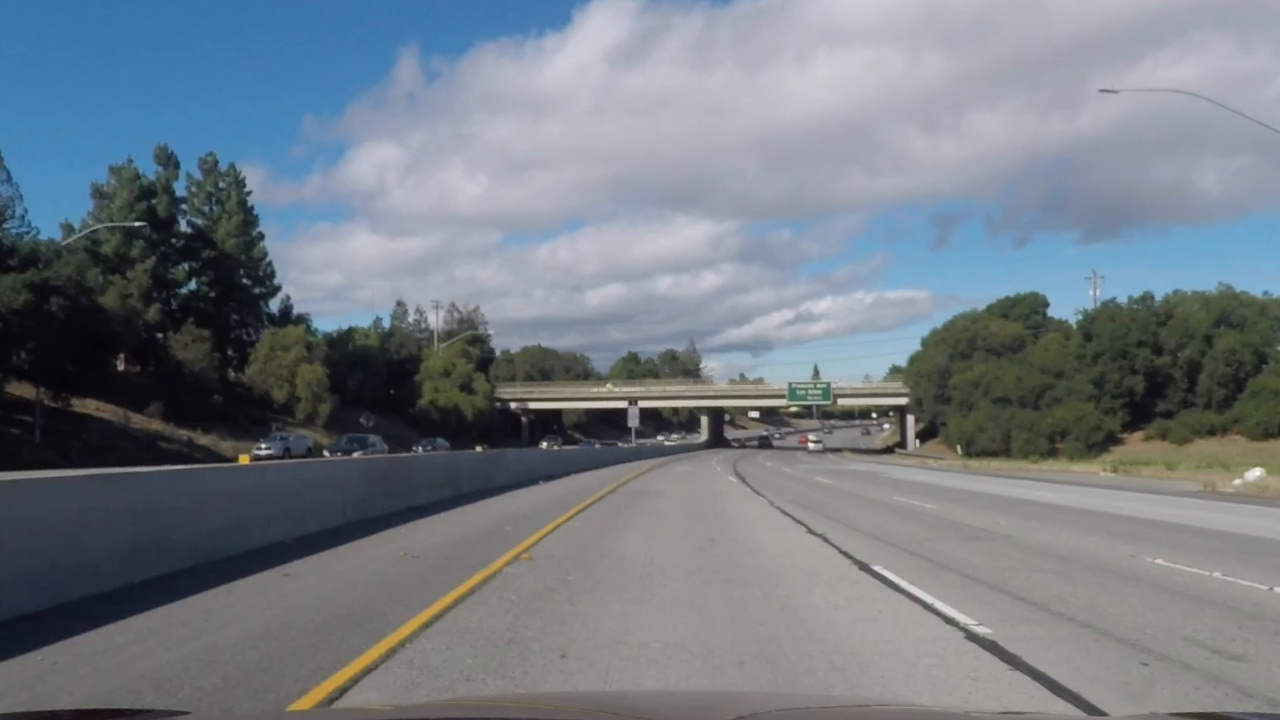
#> input picture images/frame1.jpg, 1280 x 720 px
$ python find_threshold.py ../images/frame1.jpg
#> lines starting #> are read from the running program, lines starting #| are printed output that depends on the picture; after the words box and inside, x2 and y2 are one past the last pixel; in counts of white or black regions, pixels touching at a corner belong together
#> in redrawFiles, img is the input picture: shape (720, 1280, 3); mean R, G, B 115.9, 123.8, 132.8
#importing some useful packages
import matplotlib.pyplot as plt
import matplotlib.image as mpimg
import numpy as np
import cv2
import os
import math
import sys

sys.path.append("..")
import image_utils

#reading in an image
if len(sys.argv) < 2:
    filename = 'frame1.jpg'
    if not os.path.isfile(filename):
        print("Please provide an image filename on the command line")
        sys.exit()
else:
    filename = sys.argv[1]

BRIGHTNESS_THRESHOLD = 100
L_THRESHOLD_LC = (125, 255)
B_THRESHOLD_LC = (138, 255)
L_THRESHOLD    = (224, 255)
B_THRESHOLD    = (172, 255)


f, axes = plt.subplots(1, 2, figsize=(12, 4.5))
f.tight_layout()
plt.subplots_adjust(left=0.03, right=.97, top=0.99, bottom=0.)

def Contrast_Changed(x):
    global BRIGHTNESS_THRESHOLD
    BRIGHTNESS_THRESHOLD = x
    redrawFiles()

def l_threshLowLCChanged(x):
    global L_THRESHOLD_LC
    L_THRESHOLD_LC = (x, L_THRESHOLD_LC[1])
    redrawFiles()

def l_threshHighLCChanged(x):
    global L_THRESHOLD_LC
    L_THRESHOLD_LC = (L_THRESHOLD_LC[0], x)
    redrawFiles()

def b_threshLowLCChanged(x):
    global B_THRESHOLD_LC
    B_THRESHOLD_LC = (x, B_THRESHOLD_LC[1])
    redrawFiles()

def b_threshHighLCChanged(x):
    global B_THRESHOLD_LC
    B_THRESHOLD_LC = (B_THRESHOLD_LC[0], x)
    redrawFiles()

def l_threshLowChanged(x):
    global L_THRESHOLD
    L_THRESHOLD = (x, L_THRESHOLD[1])
    redrawFiles()

def l_threshHighChanged(x):
    global L_THRESHOLD
    L_THRESHOLD = (L_THRESHOLD[0], x)
    redrawFiles()

def b_threshLowChanged(x):
    global B_THRESHOLD
    B_THRESHOLD = (x, B_THRESHOLD[1])
    redrawFiles()

def b_threshHighChanged(x):
    global B_THRESHOLD
    B_THRESHOLD = (B_THRESHOLD[0], x)
    redrawFiles()


def threshold_image(img, l_threshold, b_threshold, brightness_threshold):
#> called with l_threshold = array of shape (2, 2), b_threshold = array of shape (2, 2), brightness_threshold = 100
    splits_y = 9
    splits_x = 20
    h, w = img.shape[:2]
#> h = 720; w = 1280
    out_img = np.zeros(img[:, :, 0].shape)

    blur = cv2.GaussianBlur(img, (7, 7), 0)

    for i in range(splits_y):
        for j in range(splits_x):
            partial = blur[(h//splits_y) * i:(h//splits_y) * (i+1), (w//splits_x) * j: (w//splits_x) * (j+1)]
            gray_partial = cv2.cvtColor(partial, cv2.COLOR_RGB2GRAY)
            mean = np.mean(gray_partial)

            l_thresh = l_threshold[0]
            b_thresh = b_threshold[0]
            if (mean < brightness_threshold):
                l_thresh = l_threshold[1]
                b_thresh = b_threshold[1]

            #
            # convert to LUV color space and threshold the l values.
            #
            luv = cv2.cvtColor(partial, cv2.COLOR_RGB2LUV)
            l = luv[:, :, 0]
            lbinary = np.zeros_like(l)
            lbinary[(l >= l_thresh[0]) & (l <= l_thresh[1])] = 1

            #
            # convert to LAB color space and threshold the b values.
            #
            lab = cv2.cvtColor(partial, cv2.COLOR_RGB2LAB)
            b = lab[:, :, 2]
            bbinary = np.zeros_like(b)
            bbinary[(b >= b_thresh[0]) & (b <= b_thresh[1])] = 1

            #
            # Combine the binaries and return
            #
            combined = np.zeros_like(b)
            combined[(bbinary == 1) | (lbinary == 1)] = 1

            out_img[(h//splits_y) * i:(h//splits_y) * (i+1), (w//splits_x) * j: (w//splits_x) * (j+1)] = combined
#> bbinary: shape (80, 64); every value is 0
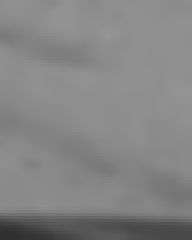
#> gray_partial: shape (80, 64) (shown 3 times larger); min 48, max 148, mean 132
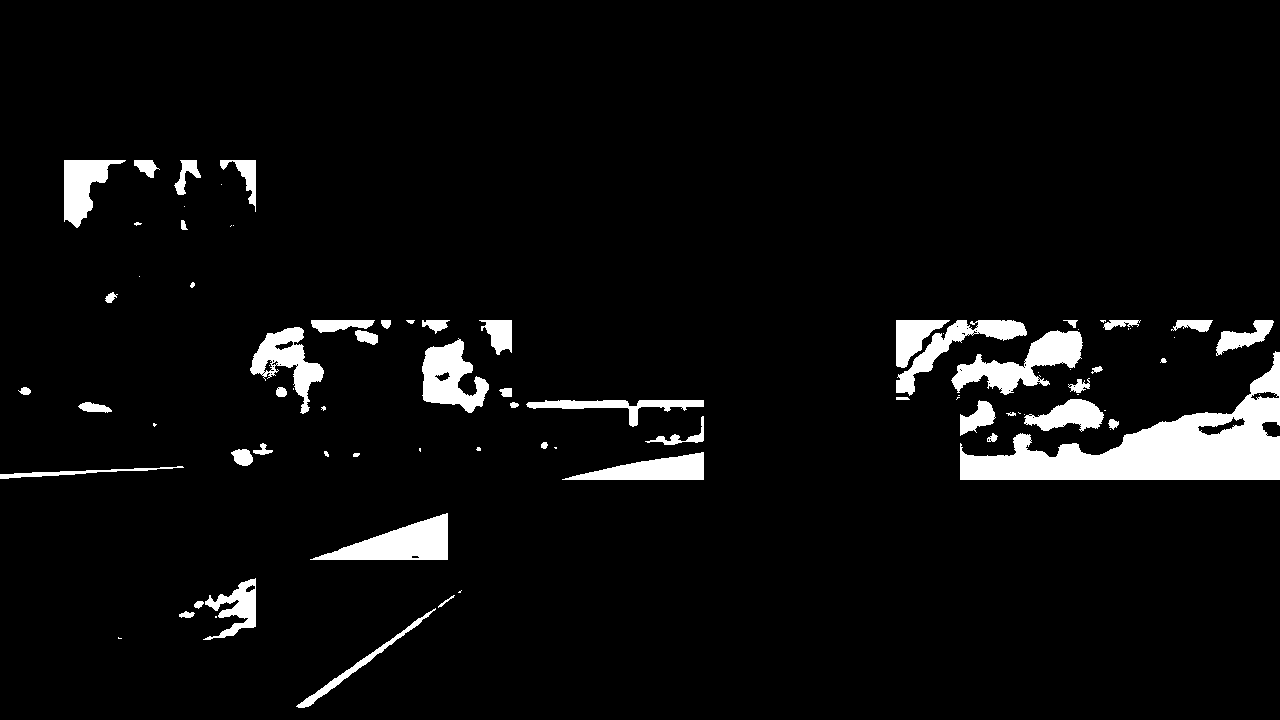
#> out_img: shape (720, 1280) float64; values 0 (black) and 1 (white), 5.3% white; 85 white regions (33 under 20 px), largest, box (x1, y1, x2, y2) and area: (960, 351, 1280, 480) 15333, (951, 330, 1083, 395) 3496, (310, 513, 448, 560) 3341

    return out_img


def redrawFiles():
    print("--------------------------")
    print("BRIGHTNESS_THRESHOLD = " + str(BRIGHTNESS_THRESHOLD))
    print("L_THRESHOLD_LC  = " + str(L_THRESHOLD_LC))
    print("L_THRESHOLD  = " + str(L_THRESHOLD))
    print("B_THRESHOLD_LC  = " + str(B_THRESHOLD_LC))
    print("B_THRESHOLD  = " + str(B_THRESHOLD))

    #
    # Read in the image file
    #
    img = mpimg.imread(filename, 1)

    l = np.array([L_THRESHOLD, L_THRESHOLD_LC])
    b = np.array([B_THRESHOLD, B_THRESHOLD_LC])
    out_img = threshold_image(img, l, b, BRIGHTNESS_THRESHOLD)

    #
    # To output file:
    #
    stack = np.dstack((out_img, out_img, out_img)) * 255
    cv2.imwrite('filename.jpg', stack)

    axes[0].clear()
    axes[0].imshow(img, cmap='gray')
    axes[1].clear()
    axes[1].imshow(out_img, cmap='gray')

    plt.draw()


#######################################################################################
cv2.namedWindow('L', cv2.WINDOW_NORMAL)
cv2.resizeWindow('L', 600, 100)

cv2.namedWindow('B', cv2.WINDOW_NORMAL)
cv2.resizeWindow('B', 600, 100)


cv2.createTrackbar("L_LC  Low", 'L', L_THRESHOLD_LC[0], 255, l_threshLowLCChanged)
cv2.createTrackbar("L_LC  HI", 'L', L_THRESHOLD_LC[1], 255, l_threshHighLCChanged)
cv2.createTrackbar("L  Low", 'L', L_THRESHOLD[0], 255, l_threshLowChanged)
cv2.createTrackbar("L  HI", 'L', L_THRESHOLD[1], 255, l_threshHighChanged)

cv2.createTrackbar("B  Low", 'B', B_THRESHOLD[0], 255, b_threshLowChanged)
cv2.createTrackbar("B  HI", 'B', B_THRESHOLD[1], 255, b_threshHighChanged)
cv2.createTrackbar("B_LC  Low", 'B', B_THRESHOLD_LC[0], 255, b_threshLowLCChanged)
cv2.createTrackbar("B_LC  HI", 'B', B_THRESHOLD_LC[1], 255, b_threshHighLCChanged)

cv2.createTrackbar("BRIGHTNESS", 'L', BRIGHTNESS_THRESHOLD, 255, Contrast_Changed)

redrawFiles()
plt.show()
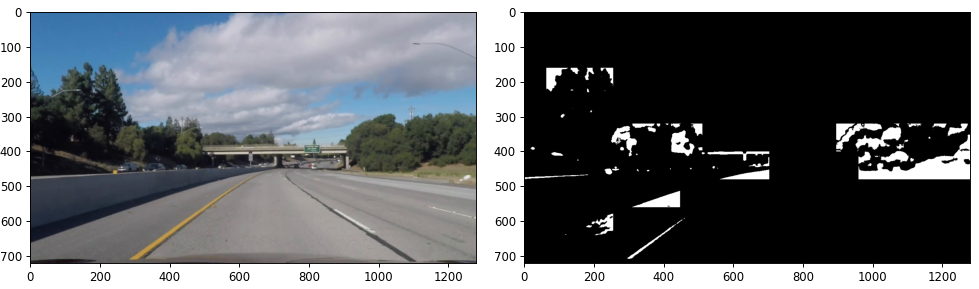
#> figure drawn by matplotlib, 2 panels

while(1):
    k = cv2.waitKey(1) & 0xFF
#> (key Esc is pressed here)
    if k == 27:
        break

cv2.destroyAllWindows()

$ run again, with images/straight_lines1.jpg copied over images/frame1.jpg
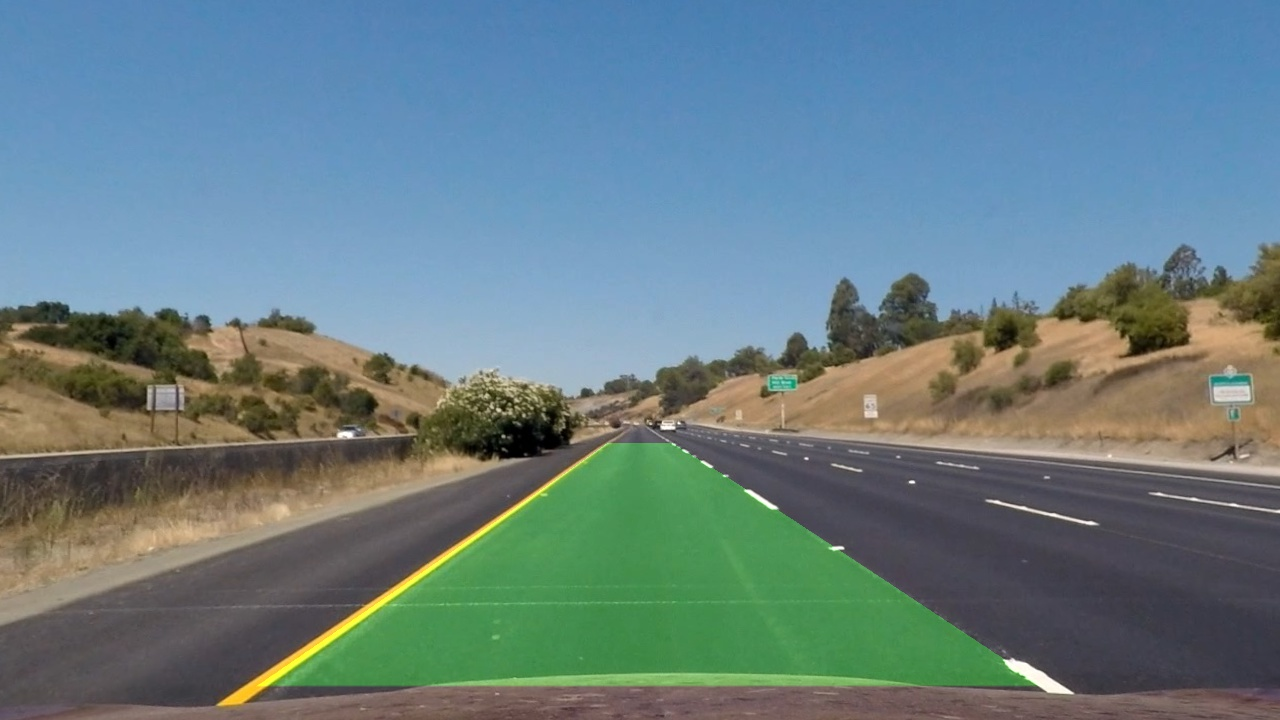
#> input picture images/straight_lines1.jpg, 1280 x 720 px
#> in redrawFiles, img is the input picture: shape (720, 1280, 3); mean R, G, B 103.6, 126.8, 131.6
#> after the loop in threshold_image, `for i in range(splits_y):`:
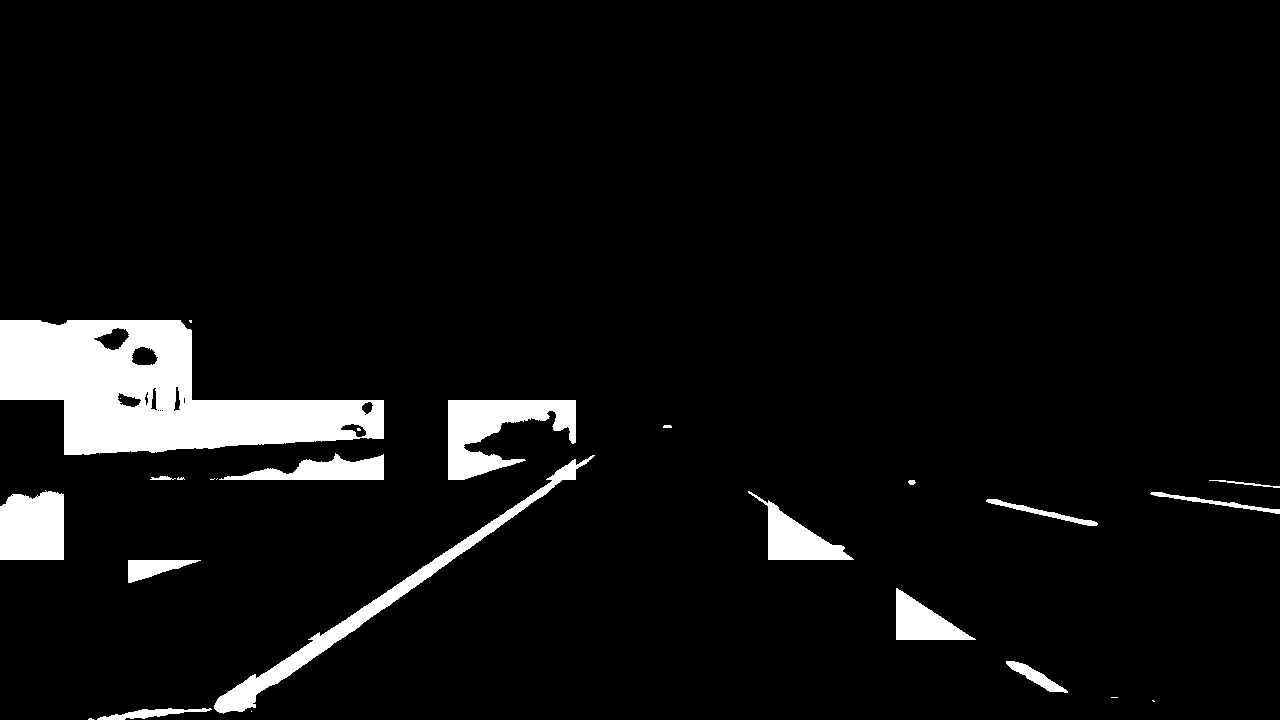
#> out_img: shape (720, 1280) float64; values 0 (black) and 1 (white), 5.9% white; 26 white regions (10 under 20 px), largest, box (x1, y1, x2, y2) and area: (0, 320, 384, 455) 28771, (214, 455, 595, 714) 5754, (448, 400, 576, 480) 5407
#> `plt.show()`:
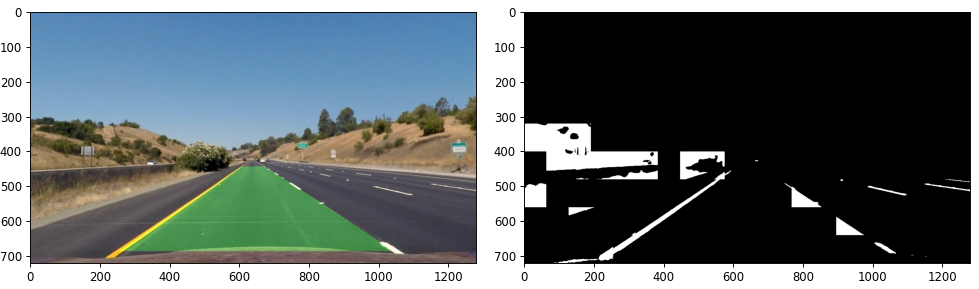
#> figure drawn by matplotlib, 2 panels

$ run again, with images/straight_lines2.jpg copied over images/frame1.jpg
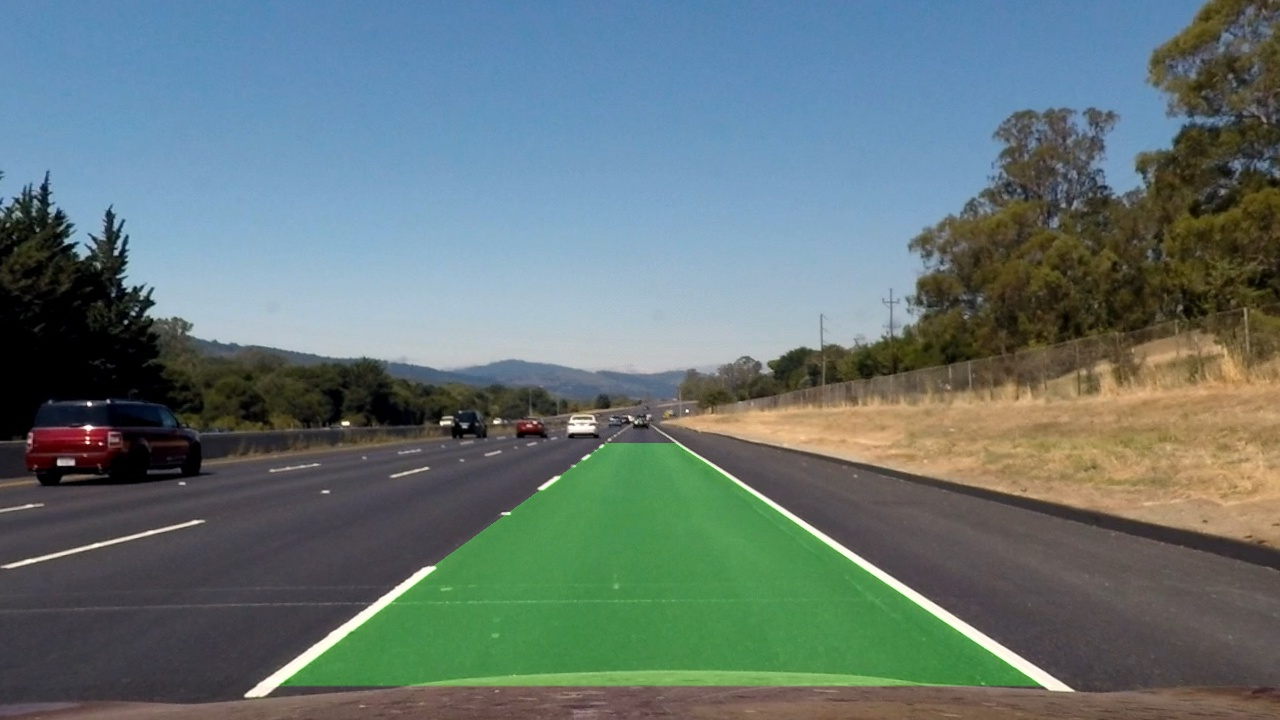
#> input picture images/straight_lines2.jpg, 1280 x 720 px
#> in redrawFiles, img is the input picture: shape (720, 1280, 3); mean R, G, B 100.4, 117.6, 116.7
#> after the loop in threshold_image, `for i in range(splits_y):`:
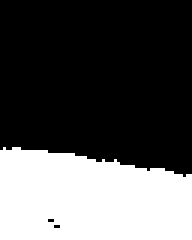
#> bbinary: shape (80, 64) (shown 3 times larger); values 0 (black) and 1 (white), 33.4% white; 1 white region, box (x1, y1, x2, y2) and area: (0, 49, 64, 80) 1708
#> after the loop in threshold_image, `for i in range(splits_y):`:
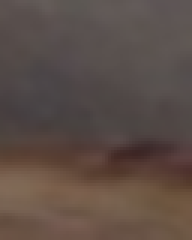
#> partial: shape (80, 64, 3) (shown 3 times larger); mean R, G, B 92.1, 77.4, 70.8
#> stack: shape (720, 1280, 3) float64; 10.8% white; 89 white regions (38 under 20 px), largest, box (x1, y1, x2, y2) and area: (896, 119, 1280, 400) 55035, (161, 352, 324, 433) 5317, (1088, 687, 1280, 720) 5145

$ run again, with images/test1.jpg copied over images/frame1.jpg
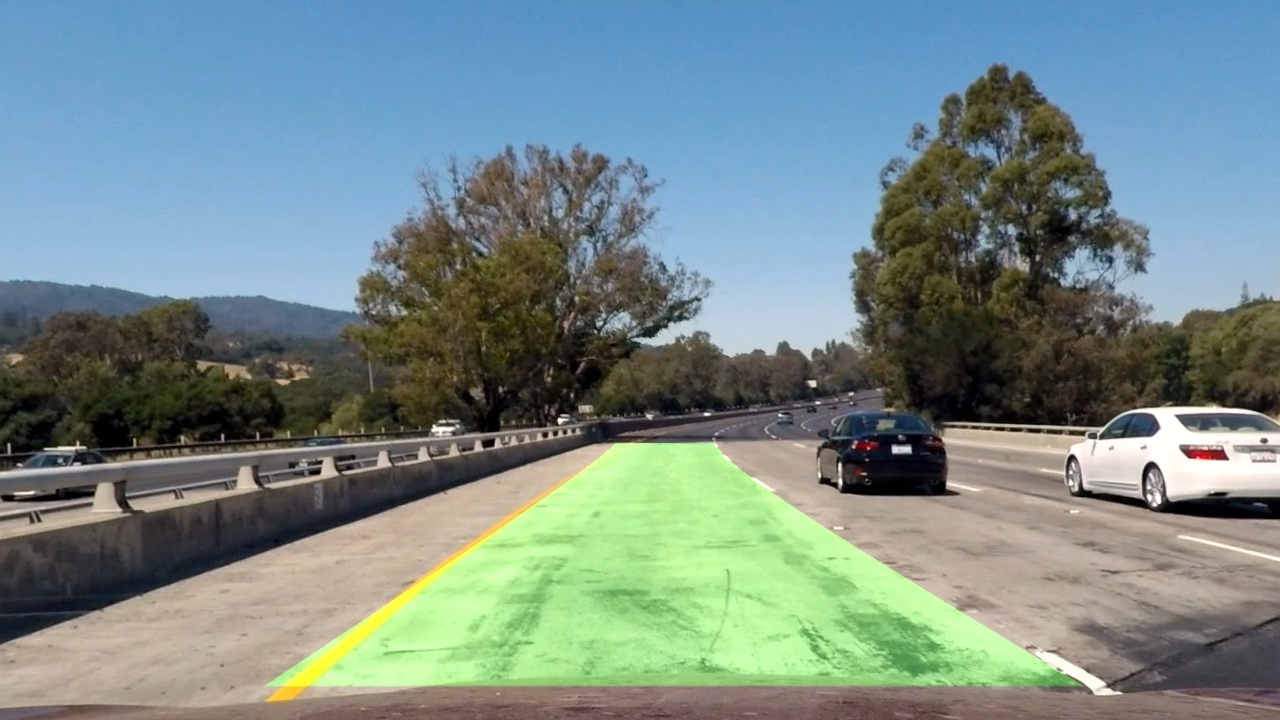
#> input picture images/test1.jpg, 1280 x 720 px
#> in redrawFiles, img is the input picture: shape (720, 1280, 3); mean R, G, B 119.3, 138.7, 136.2
#> after the loop in threshold_image, `for i in range(splits_y):`:
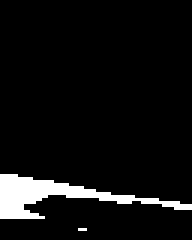
#> combined: shape (80, 64) (shown 3 times larger); values 0 (black) and 1 (white), 6.5% white; 2 white regions (1 under 20 px), largest, box (x1, y1, x2, y2) and area: (0, 58, 64, 73) 328
#> stack: shape (720, 1280, 3) float64; 20.2% white; 183 white regions (108 under 20 px), largest, box (x1, y1, x2, y2) and area: (269, 444, 1112, 702) 66435, (0, 240, 574, 479) 49513, (896, 150, 1280, 400) 28468
#> `plt.show()`:
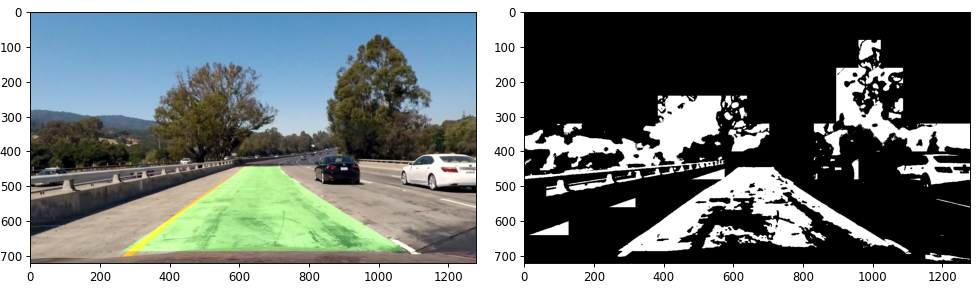
#> figure drawn by matplotlib, 2 panels
